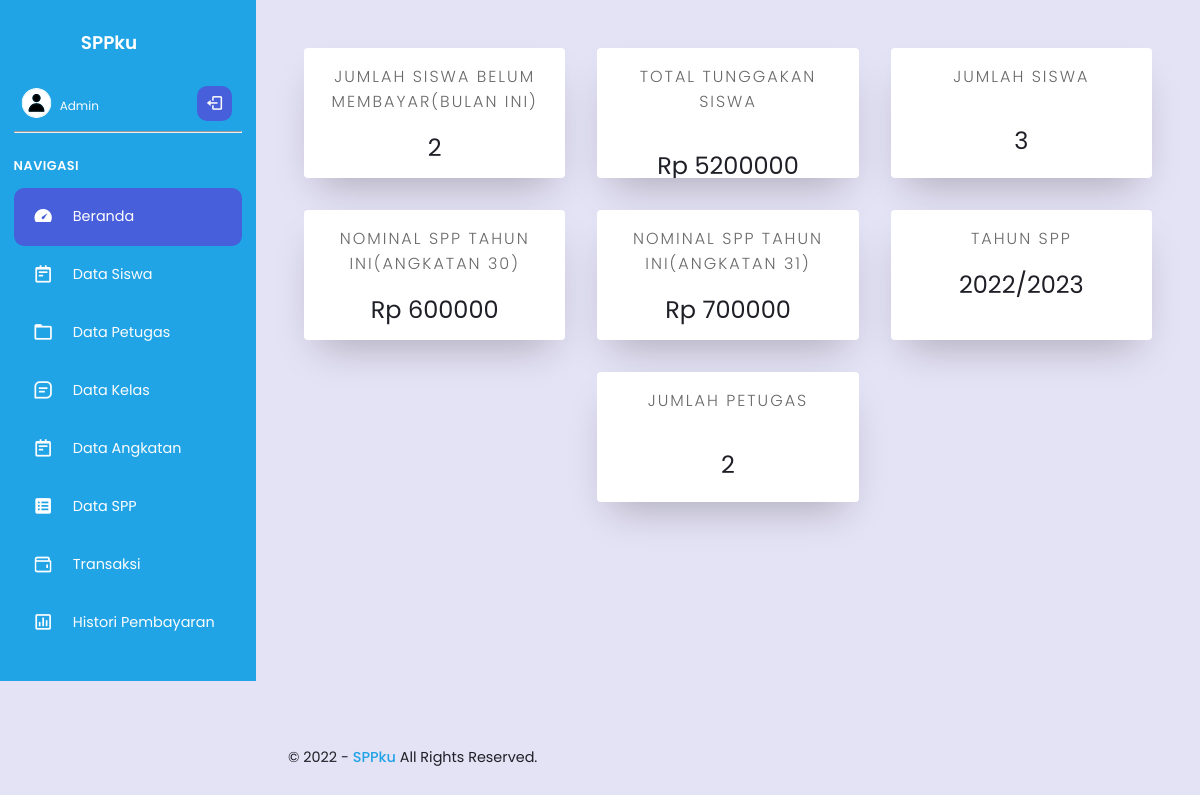
The app's page /admin/index.php (signed in) with its own data.
### tables this page shows
CREATE TABLE `spp` (
  `id_spp` int(11) NOT NULL,
  `id_angkatan` int(11) NOT NULL,
  `tahun` varchar(20) NOT NULL,
  `nominal` int(11) NOT NULL
);

CREATE TABLE `angkatan` (
  `id_angkatan` int(11) NOT NULL,
  `nama_angkatan` varchar(255) NOT NULL,
  `tahun_masuk` varchar(255) NOT NULL
);

### admin/index.php (the view, shortened to what this page needs)
<?php
if ($_SESSION['status_login']==false) {
  header('location: ../login/loginadmin.php');
}else{
?>
<!DOCTYPE html>
<html lang="en">
<head>
  <link rel="stylesheet" href="style.css?<?php echo time(); ?>">
  <link href='https://unpkg.com/boxicons@2.0.9/css/boxicons.min.css' rel='stylesheet'>
</head>
<body>
  <nav>
    <div class="sidebar-top">
      <h3 class="hide">SPPku</h3>
    </div>
    <div class="sidebar-footer">
      <div class="admin-user tooltip-element" data-tooltip="1">
        <div class="admin-profile hide">
          <img src="gambar/Profile4.svg" alt="" width="30" height="30">
          <div class="admin-info">
            <h5>Admin</h5>
          </div>
        </div>
        <a href="logout.php" class="log-out">
          <i class='bx bx-log-out ' ></i>
        </a>
      </div>
      <hr>
    </div>
    <div class="sidebar-links">
    <h4 class="hide">Navigasi</h4>
      <ul>
        <div class="active-tab">
        <li class="tooltip-element" data-tooltip="0">
          <a href="#" class="active" data-active="0">
            <div class="icon">
              <i class='bx bxs-tachometer'></i>
            </div>
            <span class="link hide">Beranda</span>
          </a>
        </li>
        </div>
        <li class="tooltip-element" data-tooltip="0">
          <a href="datasiswa.php" data-active="4">
            <div class="icon">
              <i class='bx bx-notepad'></i>
            </div>
            <span class="link hide">Data Siswa</span>
          </a>
        </li>
        <li class="tooltip-element" data-tooltip="1">
          <a href="datapetugas.php" data-active="1">
            <div class="icon">
              <i class='bx bx-folder'></i>
            </div>
            <span class="link hide">Data Petugas</span>
          </a>
        </li>
        <li class="tooltip-element" data-tooltip="2">
          <a href="datakelas.php" data-active="2">
            <div class="icon">
              <i class='bx bx-message-square-detail'></i>
            </div>
            <span class="link hide">Data Kelas</span>
          </a>
        </li>
        <li class="tooltip-element" data-tooltip="0" class="ac">
          <a href="dataangkatan.php"   data-active="0">
            <div class="icon">
            <i class='bx bx-notepad'></i>
            </div>
            <span class="link hide">Data Angkatan</span>
          </a>
        </li>
        <li class="tooltip-element" data-tooltip="0" class="ac">
          <a href="dataspp.php" class="active" data-active="0">
            <div class="icon">
            <i class='bx bxs-spreadsheet' style='color:#ffffff' ></i>
            </div>
            <span class="link hide">Data SPP</span>
          </a>
        </li>
        <li class="tooltip-element" data-tooltip="0">
          <a href="transaksi.php" data-active="4">
            <div class="icon">
            <img style="width:1.3rem; margin-left:19px;"/>
            </div>
            <span class="link hide">Transaksi</span>
          </a>
        </li>
        <li class="tooltip-element" data-tooltip="3">
          <a href="histori.php" data-active="3">
            <div class="icon">
              <i class='bx bx-bar-chart-square'></i>
            </div>
            <span class="link hide">Histori Pembayaran</span>
          </a>
        </li>
      </ul>
    </div>
  </nav>
  <?php
include "koneksi.php";
$sql=mysqli_query($conn, "select count(NISN) from pembayaran
where
keterangan like 'belum lunas'
and month(jatuh_tempo) = month(now())");
$eks=mysqli_fetch_array($sql);
$juml=$eks['count(NISN)'];
if($juml==0){
  $j="Tidak ada";
}elseif($juml>0){
  $j=$eks['count(NISN)'];
}
$tahun=date('Y');
$bulan=date('m');
$que=mysqli_query($conn, "select sum(a.nominal), b.* from spp a
join pembayaran b
on b.id_spp=a.id_spp
where
b.keterangan like 'belum lunas'
and month(b.jatuh_tempo) <= $bulan and year(b.jatuh_tempo)=$tahun");
$excu=mysqli_fetch_array($que);
$jumlah=$excu['sum(a.nominal)'];
if($jumlah==0){
  $p="Tidak ada ";
}elseif($jumlah>0){
  $p="Rp ".$excu['sum(a.nominal)'] ;
}
$my=mysqli_query($conn, "select count(NISN) from siswa");
$ex=mysqli_fetch_array($my);
$banyak=$ex['count(NISN)'];
if($banyak==0){
  $l="Tidak ada Siswa";
}elseif($juml>0){
  $l=$ex['count(NISN)'];
}
$now=date('Y');
$date = date('Y', strtotime("+1 Year", strtotime("Y")));
$query=mysqli_query($conn, "select * from spp a join angkatan b using(id_angkatan) where a.tahun like'$now/$date' ");
$sql=mysqli_query($conn, "select count(id_petugas) from petugas where level like 'petugas'");
$mo=mysqli_fetch_array($sql);
$total=$mo['count(id_petugas)'];
if($total==0){
  $c="Tidak ada Petugas";
}elseif($total>0){
  $c=$mo['count(id_petugas)'];
}
?>
  <main>
  <ul class="cards">
  <li class="cards__item">
    <div class="card">
      <div class="card__content">
        <div class="card__title">Jumlah siswa belum membayar(bulan ini)</div>
        <p class="card__text"><?php echo $j?></p>
      </div>
    </div>
  </li>
  <li class="cards__item">
    <div class="card">
      <div class="card__content">
        <div class="card__title">Total Tunggakan Siswa</div>
        <p class="card__text2"><?php echo $p?></p>
      </div>
    </div>
  </li>
  <li class="cards__item">
    <div class="card">
      <div class="card__content">
        <div class="card__title">Jumlah siswa</div>
        <p class="card__text2"><?php echo  $l?></p>
      </div>
    </div>
  </li>
  <?php
  while($arr=mysqli_fetch_array($query)){
    $h=$arr['nominal'];
    $nama=$arr['nama_angkatan'];
    ?>
  <li class="cards__item">
    <div class="card">
      <div class="card__content">
        <div class="card__title">Nominal SPP tahun ini(angkatan <?= $nama?>)</div>
        <p class="card__text"><?php echo "Rp ". $h?></p>
      </div>
    </div>
  </li>
  <?php
  }
  ?>
  <li class="cards__item">
    <div class="card">
      <div class="card__content">
        <div class="card__title">Tahun SPP</div>
        <p class="card__text"><?php echo "$now/$date"?></p>
      </div>
    </div>
  </li>
  <li class="cards__item">
    <div class="card">
      <div class="card__content">
        <div class="card__title">Jumlah Petugas</div>
        <p class="card__text2"><?php echo $c?></p>
      </div>
    </div>
  </li>
</ul>
    <p class="copyright">
      &copy; <?= date('Y')?> - <span>SPPku</span> All Rights Reserved.
    </p>
  </main>
</body>
</html>
<?php
}
?>

### admin/style.css (style rules this page uses)
*, *::before, *::after { padding: 0; margin: 0; box-sizing: border-box; }
:root { --main-color: #21a4e6; --main-color-dark: #475fda; --main-color-light: #5872f5; --text-color: #fcfcfd; }
body { font-family: "Poppins", sans-serif; overflow-x: hidden; background-color: #e4e2f5; min-height: 100vh; display: flex; position: relative; }
a { text-decoration: none; }
ul { list-style: none; }
nav { position: sticky; top: 0; left: 0; height: 100%; background-color: var(--main-color); width: 16rem; padding: 1.8rem 0.85rem; color: #fff; display: flex; flex-direction: column; transition: width 0.5s ease-in-out; }
nav::before { content: ""; position: absolute; width: 2rem; height: 100%; top: 0; left: 100%; }
main { flex: 1; padding: 2rem; color: #1f2027; display: flex; flex-direction: column; }
main .copyright { margin-top: auto; font-size: 0.9rem; }
main .copyright span { color: var(--main-color); font-weight: 500; cursor: pointer; }
.sidebar-top { position: relative; display: flex; align-items: center; }
.sidebar-top h3 { padding-left: 0.5rem; font-weight: 600; font-size: 1.15rem; }
.sidebar-links ul { position: relative; margin-top: 0; }
.sidebar-links li { position: relative; padding: 2.5px 0; }
.sidebar-links a { color: var(--text-color); font-weight: 400; font-size: 0.9rem; display: flex; align-items: center; height: 53px; }
.icon { font-size: 1.3rem; text-align: center; min-width: 3.7rem; display: grid; grid-template-columns: 1fr; grid-template-rows: 1fr; }
.icon i { grid-column: 1 / 2; grid-row: 1 / 2; transition: 0.3s; }
.icon img { grid-column: 1 / 2; grid-row: 1 / 2; transition: 0.3s; }
.icon i:last-child { opacity: 0; color: #fff; }
.sidebar-links a.active, .sidebar-links a:hover { color: #fff; }
.sidebar-links a .link { transition: opacity 0.3s 0.2s, color 0.3s; }
.sidebar-links a.active i:last-child { opacity: 1; }
.active-tab { width: 100%; background-color: var(--main-color-dark); border-radius: 10px; transition: top 0.3s; }
.sidebar-links h4 { position: relative; font-size: 0.8rem; text-transform: uppercase; font-weight: 600; padding: 0 ; color: var(--text-color); letter-spacing: 0.5px; height: 45px; line-height: 45px; transition: opacity 0.3s 0.2s, height 0.5s 0s; }
.sidebar-footer { position: relative; margin-top: 0; margin-left: 0; }
.sidebar-footer hr { margin-top: 10px; color: #fff; height: 2px; margin-bottom: 10px; }
.admin-user { display: flex; align-items: center; margin-left: 0; margin-top: 30px; }
.admin-profile { white-space: nowrap; max-width: 100%; transition: opacity 0.3s 0.2s, max-width 0.7s 0s ease-in-out; display: flex; align-items: center; flex: 1; overflow: hidden; margin-right: 10px; }
.admin-user img { width: 2.9rem; border-radius: 50%; margin: 0 0.4rem; }
.admin-info { width: 100%; }
.admin-info h5 { font-weight: 400; font-size: 0.75rem; color: var(--text-color); margin-top: 0.3rem; line-height: 1; }
.log-out { display: flex; height: 35px; width: 35px; background-color: var(--main-color-dark); color: var(--text-color); align-items: center; justify-content: center; font-size: 1.15rem; border-radius: 10px; margin: 0 0.65rem; transition: color 0.3s; }
.hide { transition: opacity 0.3s 0.2s; }
.cards { display: flex; flex-wrap: wrap; list-style: none; margin: 0; padding: 0; justify-content: center; align-items: center; }
.cards__item { display: flex; padding: 1rem; }
@media (min-width: 40rem) { .cards__item { width: 50%; } }
@media (min-width: 56rem) { .cards__item { width: 33.3333%; } }
.card { background-color: white; border-radius: 0.25rem; box-shadow: 0 20px 40px -14px rgba(0,0,0,0.25); display: flex; flex-direction: column; overflow: hidden; height: 130px; width: 20rem; }
.card__content { display: flex; flex: 1 1 auto; flex-direction: column; padding: 1rem; }
.card__title { color: #696969; font-size: 1rem; font-weight: 300; letter-spacing: 2px; text-transform: uppercase; text-align: center; }
.card__text { flex: 1 1 auto; font-size: 0.875rem; padding-top: 1rem; font-size: 1.5rem; text-align: center; }
.card__text2 { flex: 1 1 auto; font-size: 0.875rem; padding-top: 2.1rem; font-size: 1.5rem; text-align: center; }

### records on screen
spp: id_angkatan.nama_angkatan "30", nominal "600000"
spp: id_angkatan.nama_angkatan "31", nominal "700000"

### other values on screen
$j "2"
$p "Rp 5200000"
$l "3"
$date "2023"
$c "2"
